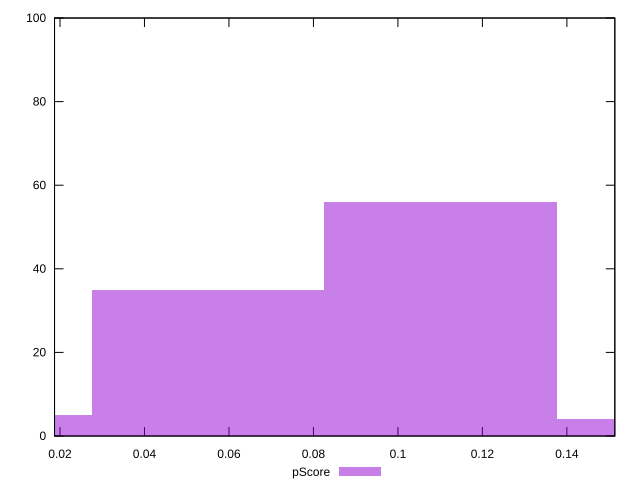

Reproduce this figure in gnuplot.
reset

$pScore <<EOF
0 5
0.05507144949039099 35
0.11014289898078199 56
0.16521434847117297 4
EOF

set key outside below
set boxwidth 0.05507144949039099
set xrange [0.01870845462365861:0.15134781744333908]
set yrange [0:100]
set trange [0:100]
set style fill transparent solid 0.5 noborder
set terminal svg size 640, 490 enhanced background rgb 'white'
set output "report_00009_2021-02-08T22-37-41.559Z/max-potential-fid/samples/pages/pScore/histogram.svg"

plot $pScore title "pScore" with boxes

reset
